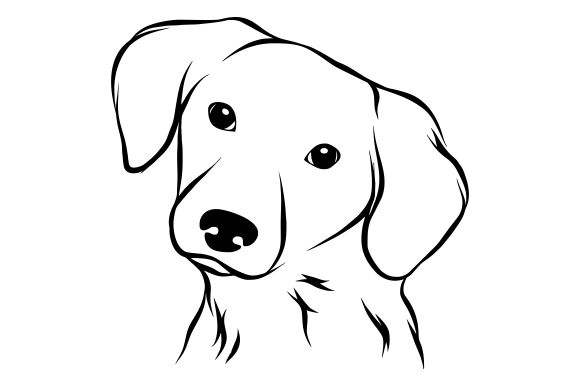
#> input picture sample.jpg, 580 x 386 px
$ python -i image_processing.py   (imports and definitions only)   (older library calls are emulated)
#> lines starting #> are read from the running program, lines starting #| are printed output that depends on the picture; after the words box and inside, x2 and y2 are one past the last pixel; in counts of white or black regions, pixels touching at a corner belong together
#> further down, picture is the input picture: shape (386, 580); min 0, max 255, mean 241.2
import math
import cv2
import numpy as np
try:
    from numba import jit, prange
    _HAS_NUMBA = True
except ImportError:
    _HAS_NUMBA = False
    # [4 lines left out: function jit, not called in this run]
    prange = range

try:
    from cv2 import ximgproc
    _HAS_XIMGPROC = True
except Exception:
    _HAS_XIMGPROC = False


# [5 lines left out: function load_bgr_image, not called in this run]


def convert_bgr_to_rgb(bgr_image: "np.ndarray") -> "np.ndarray":
    return cv2.cvtColor(bgr_image, cv2.COLOR_BGR2RGB)


# [7 lines left out: function convert_bgr_to_rgba_with_alpha, not called in this run]


def convert_bgr_to_gray(bgr_image: "np.ndarray") -> "np.ndarray":
    return cv2.cvtColor(bgr_image, cv2.COLOR_BGR2GRAY)


# [56 lines left out: functions gaussian_blur_gray, threshold_binary_inv, find_external_contours, scale_bgr_image, not called in this run]


def compute_canny_edges(gray_image: "np.ndarray", low_threshold: int = 100, high_threshold: int = 200) -> "np.ndarray":
#> called with low_threshold = 100, high_threshold = 200
    blurred = cv2.GaussianBlur(gray_image, (3, 3), 0)
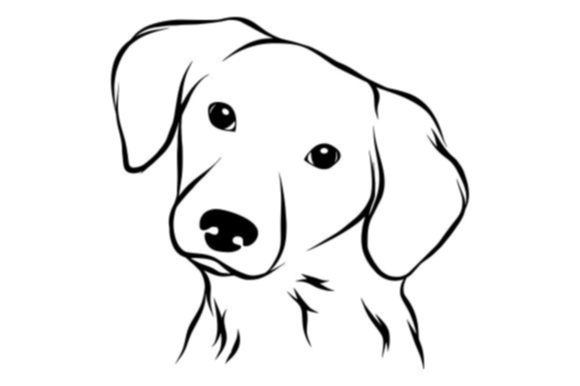
#> blurred: shape (386, 580); min 0, max 255, mean 241.2

    median = np.median(blurred)
#> median = 255
    sigma = 0.33

    edges_fine = None
    edges_medium = None
    edges_coarse = None

    lower_fine = int(max(5, (1.0 - sigma * 1.5) * median - 40))
#> lower_fine = 88
    upper_fine = int(min(255, (1.0 + sigma * 0.5) * median))
#> upper_fine = 255
    edges_fine = cv2.Canny(blurred, lower_fine, upper_fine, apertureSize=3, L2gradient=True)
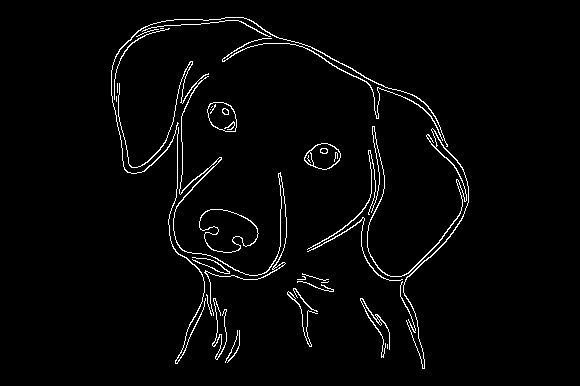
#> edges_fine: shape (386, 580); 2.6% white in thin lines or dots, all inside (x1, y1, x2, y2) = (111, 17, 469, 369)

    lower_medium = int(max(10, (1.0 - sigma) * median - 20))
#> lower_medium = 150
    upper_medium = int(min(255, (1.0 + sigma) * median + 20))
#> upper_medium = 255
    edges_medium = cv2.Canny(blurred, lower_medium, upper_medium, apertureSize=3, L2gradient=True)

    if low_threshold != 100 or high_threshold != 200:
        lower_coarse = low_threshold
        upper_coarse = high_threshold
    else:
        lower_coarse = int(max(20, (1.0 - sigma * 0.5) * median))
#> lower_coarse = 212
        upper_coarse = int(min(255, (1.0 + sigma * 1.5) * median + 40))
#> upper_coarse = 255
    edges_coarse = cv2.Canny(blurred, lower_coarse, upper_coarse, apertureSize=3, L2gradient=True)

    edges = cv2.bitwise_or(edges_fine, edges_medium)
    edges = cv2.bitwise_or(edges, edges_coarse)

    kernel = np.ones((2, 2), np.uint8)
    edges = cv2.morphologyEx(edges, cv2.MORPH_CLOSE, kernel, iterations=1)
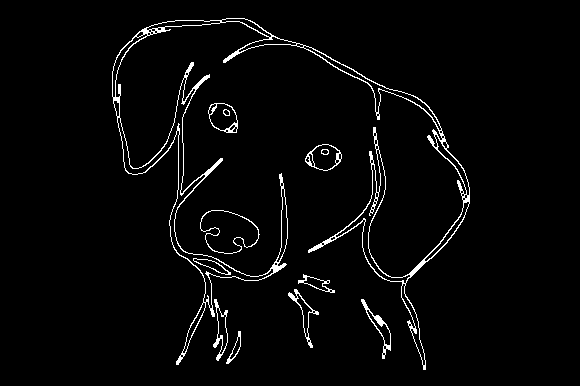
#> edges: shape (386, 580); 2.9% white in thin lines or dots, all inside (x1, y1, x2, y2) = (112, 18, 470, 370)

    return edges


# [224 lines left out: functions morphology_clean, thinning, compute_fill_params, generate_nested_contours, _compute_coherence_fast, compute_orientation_field and 2 more, not called in this run]

>>> import cv2
>>> picture = cv2.imread('../sample.jpg', cv2.IMREAD_GRAYSCALE)
>>> result = compute_canny_edges(picture)
